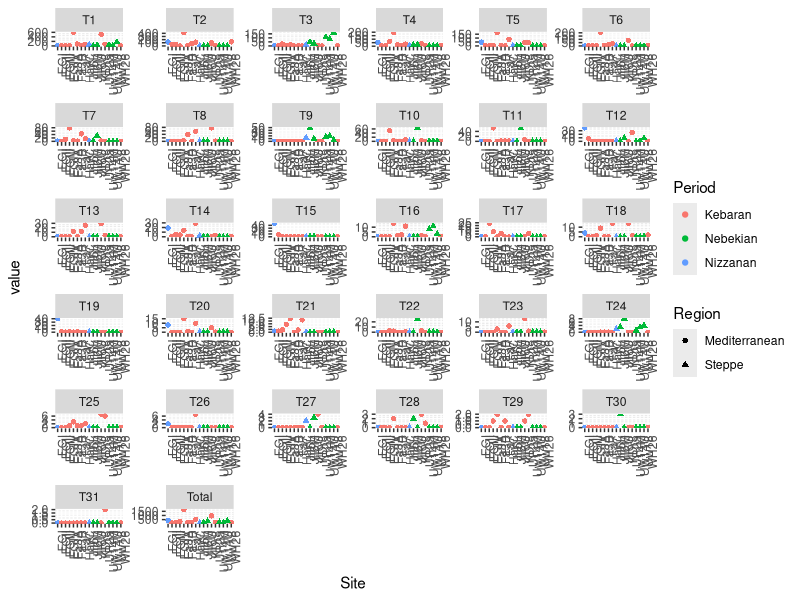

Reproduce this figure in R.
setwd("~/PermuteSeminar-2014/Week 11/")
epi <- read.csv("epipalassemblages.csv")
colnames(epi)

## Ben teaching ggplot

require(reshape2)

epI<-melt(epi) ## making the format of the data prettier; show me the data.

colnames(epI)
## "Site"     "Period"   "Region"   "variable" "value"  
head(epI)
##    Site   Period        Region variable value
##1  KDr8  Kebaran Mediterranean       T1   516
##2  HayC  Kebaran Mediterranean       T1    68
##3   EGI Nizzanan Mediterranean       T1     0

require(ggplot2)

ggplot(data=epI,aes(x=Site,y=value,color=Period,shape=Region)) + geom_point() + facet_wrap(~variable,scales="free") + theme(axis.text.x = element_text(angle = 90, hjust = 1))
